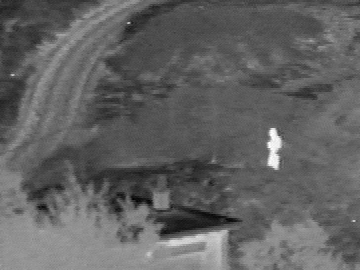
#> input picture camp_thm.bmp, 360 x 270 px
$ python paper_fusion.py   (older library calls are emulated)
#> lines starting #> are read from the running program, lines starting #| are printed output that depends on the picture; after the words box and inside, x2 and y2 are one past the last pixel; in counts of white or black regions, pixels touching at a corner belong together
### img_plotter.py
from matplotlib import pyplot as plt
import numpy as np
import cv2

def plot_images(imgs, titles, suptitle=None, cols=-1):
	n = min(len(imgs), len(titles))
	if cols <= 0:
		cols = 3
	c = cols if n > cols else n
	r = np.ceil(float(n)/float(c)).astype(np.int)

	imgplot = __make_imgplot(rows=r, cols=c, suptitle=suptitle)
	for img, title in zip(imgs, titles):
		if len(img.shape) == 3:
			img = cv2.cvtColor(img, cv2.COLOR_BGR2RGB)
		imgplot(img, title)
	imgplot.show()

# [4 lines left out: function save_images, not called in this run]

def __make_imgplot(rows, cols, suptitle=None):
	fig = plt.figure()
	if suptitle is not None:
		fig.suptitle(suptitle, fontsize=24)
	cache = {'i':1}

	def subplot(img, title):
		ax = fig.add_subplot(rows, cols, cache['i'])
		if len(img.shape) == 3:
			ax.imshow(img)
		else:
			ax.imshow(img, cmap='gray')

		ax.set_title(title), ax.set_xticks([]), ax.set_yticks([])
		cache['i'] += 1

	def plot():
		plt.tight_layout()
		plt.show()
	subplot.show = plot
	return subplot

# [4 lines left out: function rescale, not called in this run]

def normalize(img):
	return np.true_divide(img - img.min(), img.max() - img.min())

def iscomplex(img):
	return np.iscomplexobj(img)

### paper_fusion.py
from __future__ import division

import cv2, os
import numpy as np
from matplotlib import pyplot as plt
import img_plotter

def main():
	one_img = readImage('camp_thm.bmp')
#> in readImage, returned value is the input picture: shape (270, 360); min 0, max 255, mean 97.8
	two_img = readImage('camp_viz.bmp')
#> call 2 of readImage, with fn = 'camp_viz.bmp'
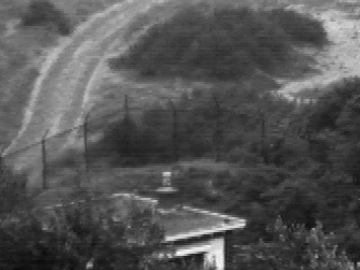
#> input picture camp_viz.bmp, 360 x 270 px
#> in readImage, returned value is the input picture: shape (270, 360); min 6, max 254, mean 84.4

	one = contrast_stretch(one_img)
	two = contrast_stretch(two_img)

	fused = fuse(one, two, METHOD='b')

def fuse(one, two, METHOD = 'a'):
#> called with METHOD = 'b'
	k1, k2, k3 = (31, 3, 31) if METHOD == 'a' else (131, 5, 51)

	G_one = cv2.GaussianBlur(one, (k1 ,k1), 0)
	G_two = cv2.GaussianBlur(two, (k1, k1), 0)

	L_one = one - G_one
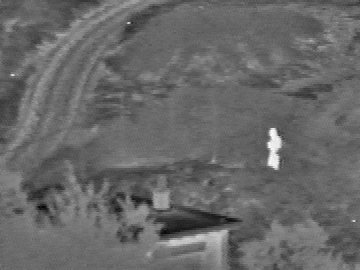
#> L_one: shape (270, 360) float64; min -0.393, max 0.566, mean -7.44e-05; drawn with min black and max white
	L_two = two - G_two

	# wm = np.zeros(one.shape, dtype=np.float64)
	wm = 255*np.uint8(np.abs(L_one) > np.abs(L_two))
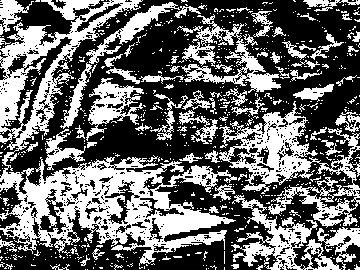
#> wm: shape (270, 360); 41% white; 756 white regions (685 under 20 px), largest, box (x1, y1, x2, y2) and area: (0, 0, 237, 266) 17128, (219, 101, 360, 228) 5601, (231, 195, 342, 270) 2592
	wm_blur = cv2.GaussianBlur(wm, (k2, k2), 0)
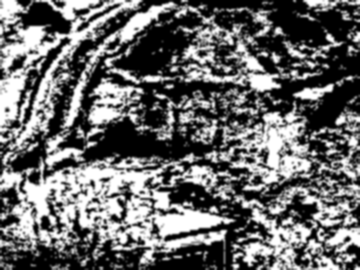
#> wm_blur: shape (270, 360); min 0, max 255, mean 104.6

	L_fus = None
	if METHOD == 'a':
		L_fus_one = np.multiply(one, wm_blur, dtype=np.float64)
		L_fus_two = np.multiply(two, 255 - wm_blur, dtype=np.float64)
		L_fus = np.true_divide(L_fus_one + L_fus_two, 255)
	else:
		L_fus = L_two.copy()
		indexes = np.where(wm > 127)
#> indexes = 39859 positions, rows 0 to 269, columns 0 to 359
		L_fus[indexes] = L_one[indexes]
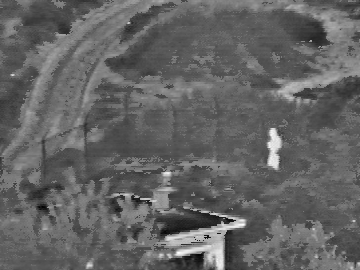
#> L_fus: shape (270, 360) float64; min -0.393, max 0.609, mean -0.000333; drawn with min black and max white

	G1 = np.rint(255*G_one).astype(np.uint8)
	G2 = np.rint(255*G_two).astype(np.uint8)

	h_one = cv2.calcHist([G1], [0], None, [256], [0, 256])
#> h_one = 256 values, max 3441 at index 102, min 0 at index 0, mean 379.7
	h_two = cv2.calcHist([G2], [0], None, [256], [0, 256])
#> h_two = 256 values, max 2087 at index 58, min 0 at index 0, mean 379.7

	hmap_one = np.vectorize(lambda x: h_one[x])
	hmap_two = np.vectorize(lambda x: h_two[x])

	indexes = np.where(  hmap_two(G2) > hmap_one(G1)  )
#> indexes = 21011 positions, rows 0 to 269, columns 0 to 343
	mh = G_two.copy()
	mh[indexes] = G_one[indexes]
	G_fus = cv2.GaussianBlur(mh, (k3, k3), 0)
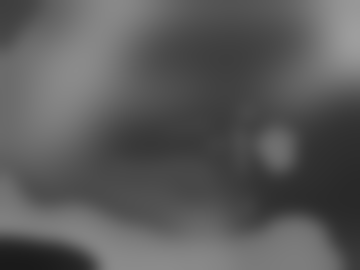
#> G_fus: shape (270, 360) float64; min 0.103, max 0.623, mean 0.355

	fused = contrast_stretch(G_fus + L_fus)
#> in contrast_stretch (call 3), `dif = img - img.min()`:
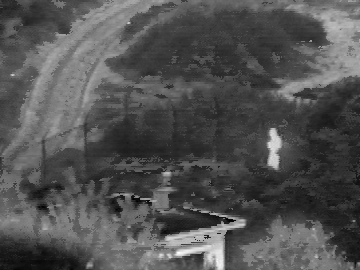
#> dif: shape (270, 360) float64; min 0, max 1.14, mean 0.368; drawn with min black and max white
	cv2.imshow('fused', fused)
	# cv2.waitKey(0)

	imgs = [ one, G_one, L_one,
			 two, G_two, L_two,
			 wm, wm_blur, L_fus,
			 mh, G_fus, fused ]
	titles = [ 'viz', 'G_viz', 'L_viz',
			   'thm', 'G_thm', 'L_thm',
			   'Lw', 'Lw-bar', 'L_fus',
			   'Mh', 'G_fus', 'fused' ]
	suptitle = 'Paper Fusion: Optimal' if METHOD == 'a' else 'Paper Fusion: Large'
	img_plotter.plot_images(imgs=imgs, titles=titles, suptitle=suptitle)
#> in plot_images, `n = min(len(imgs), len(titles))`: n = 12
#> in plot_images, `c = cols if n > cols else n`: c = 3
#> in plot_images, `r = np.ceil(float(n)/float(c)).astype(np.int)`: r = 4
#> the loop in plot_images, `for img, title in zip(imgs, titles):` made 12 passes
#> title on passes 1 to 12: 'viz', 'G_viz', 'L_viz', 'thm', 'G_thm', 'L_thm', 'Lw', 'Lw-bar', 'L_fus', 'Mh', 'G_fus', 'fused'

	return fused

dataset = './'
def readImage(fn):
	file_path = os.path.join(dataset, fn)
	return cv2.imread(file_path, 0)

def normalize(img):
	return np.true_divide(img, 255).astype(np.float64)

def contrast_stretch(img):
	dif = img - img.min()
	return np.true_divide(dif, img.max() - img.min())

if __name__ == '__main__':
	main()
